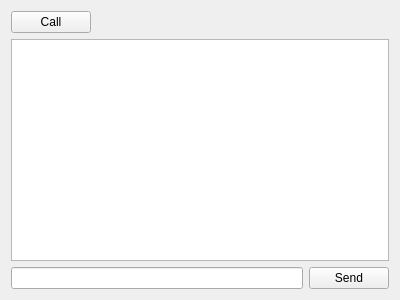
<?xml version="1.0" encoding="UTF-8"?>
<ui version="4.0">
 <class>Chat</class>
 <widget class="QWidget" name="Chat">
  <property name="geometry">
   <rect>
    <x>0</x>
    <y>0</y>
    <width>400</width>
    <height>300</height>
   </rect>
  </property>
  <property name="windowTitle">
   <string>Form</string>
  </property>
  <layout class="QGridLayout" name="gridLayout_2">
   <item row="0" column="0">
    <widget class="QPushButton" name="pushButton">
     <property name="sizePolicy">
      <sizepolicy hsizetype="Fixed" vsizetype="Fixed">
       <horstretch>0</horstretch>
       <verstretch>0</verstretch>
      </sizepolicy>
     </property>
     <property name="text">
      <string>Call</string>
     </property>
    </widget>
   </item>
   <item row="0" column="1" colspan="2">
    <spacer name="horizontalSpacer">
     <property name="orientation">
      <enum>Qt::Horizontal</enum>
     </property>
     <property name="sizeHint" stdset="0">
      <size>
       <width>293</width>
       <height>20</height>
      </size>
     </property>
    </spacer>
   </item>
   <item row="1" column="0" colspan="3">
    <widget class="QScrollArea" name="scrollArea">
     <property name="frameShape">
      <enum>QFrame::StyledPanel</enum>
     </property>
     <property name="frameShadow">
      <enum>QFrame::Plain</enum>
     </property>
     <property name="widgetResizable">
      <bool>true</bool>
     </property>
     <widget class="QWidget" name="scrollAreaWidgetContents">
      <property name="geometry">
       <rect>
        <x>0</x>
        <y>0</y>
        <width>380</width>
        <height>222</height>
       </rect>
      </property>
      <layout class="QGridLayout" name="gridLayout">
       <property name="leftMargin">
        <number>0</number>
       </property>
       <property name="topMargin">
        <number>0</number>
       </property>
       <property name="rightMargin">
        <number>0</number>
       </property>
       <property name="bottomMargin">
        <number>0</number>
       </property>
       <item row="0" column="0">
        <widget class="QTextBrowser" name="chatlog">
         <property name="frameShape">
          <enum>QFrame::NoFrame</enum>
         </property>
         <property name="frameShadow">
          <enum>QFrame::Plain</enum>
         </property>
        </widget>
       </item>
      </layout>
     </widget>
    </widget>
   </item>
   <item row="2" column="0" colspan="2">
    <widget class="QLineEdit" name="chatinput"/>
   </item>
   <item row="2" column="2">
    <widget class="QPushButton" name="sendbutton">
     <property name="sizePolicy">
      <sizepolicy hsizetype="Fixed" vsizetype="Fixed">
       <horstretch>0</horstretch>
       <verstretch>0</verstretch>
      </sizepolicy>
     </property>
     <property name="text">
      <string>Send</string>
     </property>
    </widget>
   </item>
  </layout>
  <zorder>scrollArea</zorder>
  <zorder>chatlog</zorder>
  <zorder>sendbutton</zorder>
  <zorder>chatinput</zorder>
  <zorder>chatlog</zorder>
  <zorder>pushButton</zorder>
  <zorder>horizontalSpacer</zorder>
 </widget>
 <resources/>
 <connections/>
</ui>
